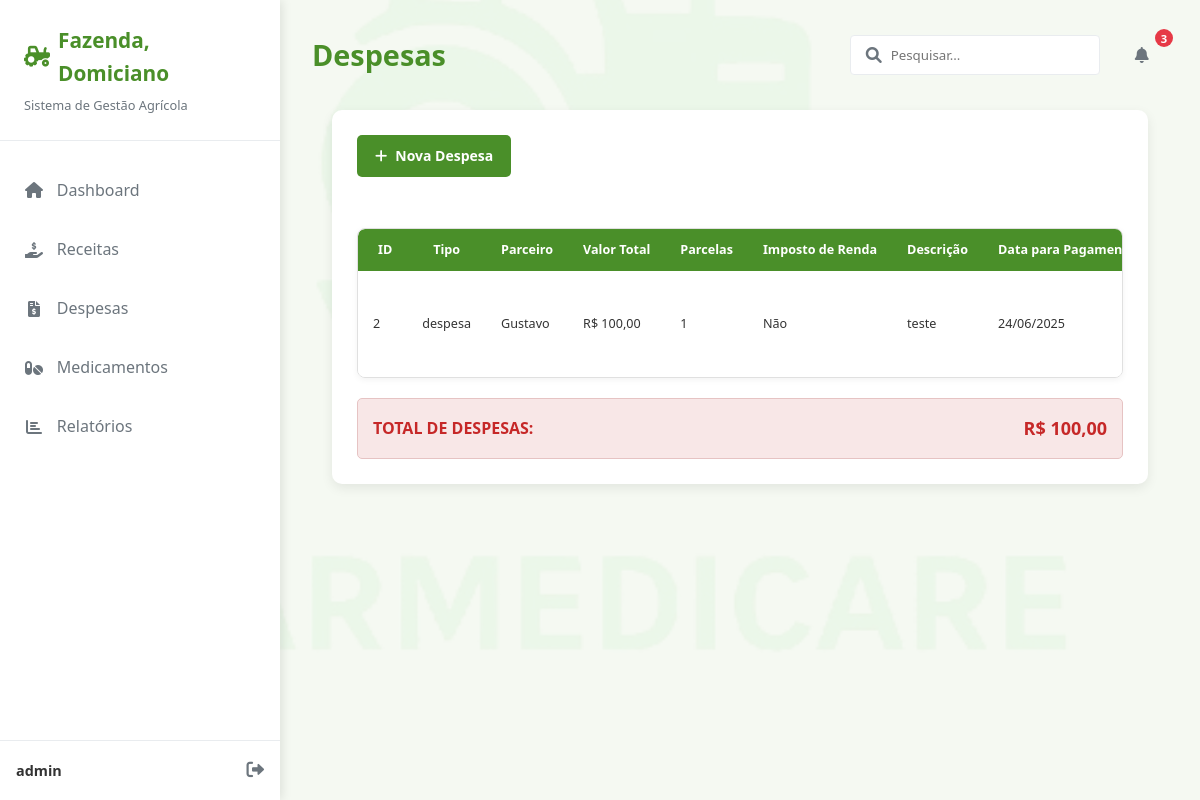
Before: /pagina_movimentacao/listar/movimentacao/despesa/ (signed in) with the older database file.
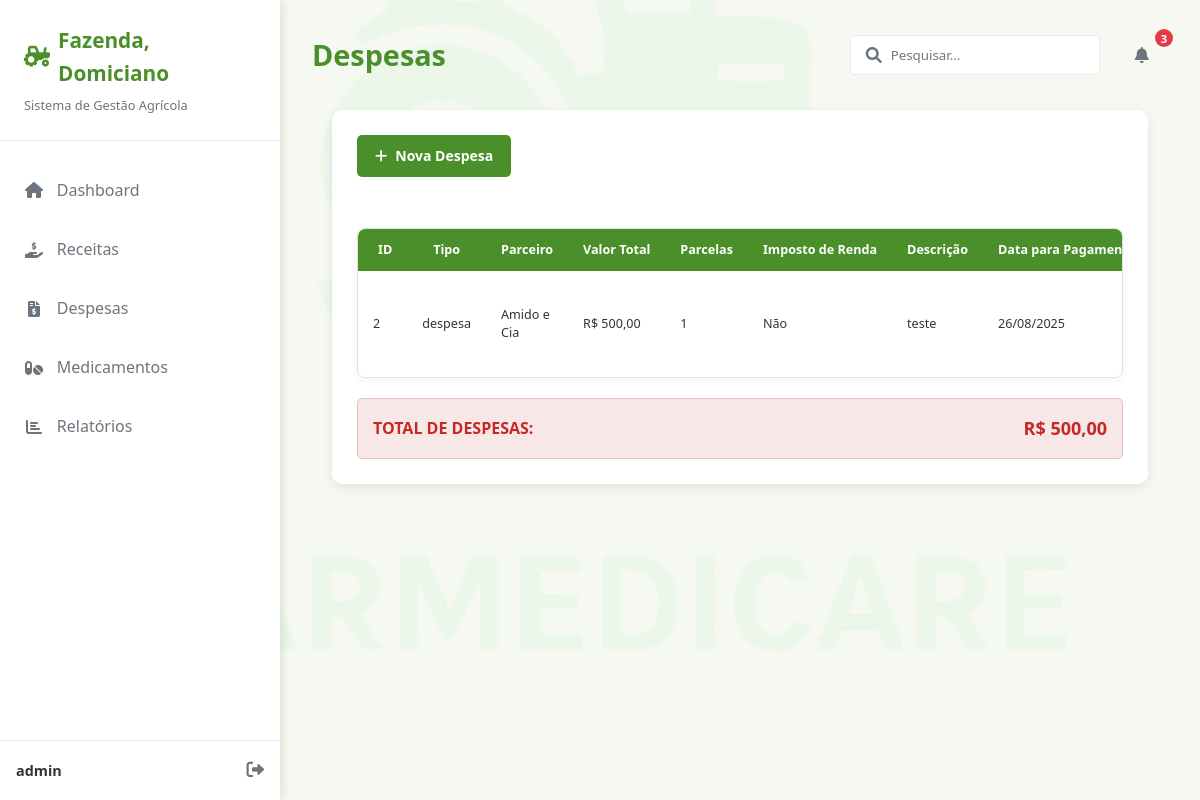
After: the same page with the newer database file.
### movimentacao/models.py (models this page shows, shortened)
class Movimentacao(models.Model):
    tipo = models.CharField(max_length=50, choices=[
        ('receita', 'Receita'),
        ('despesa', 'Despesa'),
    ])
    parceiros = models.ForeignKey(
        Parceiros,
        on_delete=models.CASCADE,
        verbose_name='Empresa Parceira',
    )
    categoria = models.ForeignKey(
        'Categoria',
        on_delete=models.CASCADE,
        verbose_name='Categoria da Movimentação'
    )
    valor_total = models.DecimalField(max_digits=10, decimal_places=2)
    parcelas = models.IntegerField(default=1)
    imposto_renda = models.BooleanField(default=False, verbose_name="Imposto de Renda [Sim/Não]", choices=[
        (True, 'Sim'),
        (False, 'Não'),
    ])
    descricao = models.TextField(blank=True, null=True, verbose_name="Descrição")
    data = models.DateField(verbose_name='Data da Movimentação')
    fazenda = models.ForeignKey(
        Fazenda,
        on_delete=models.CASCADE,
        verbose_name='Fazenda',
    )
    cadastrada_por = models.ForeignKey(User, on_delete=models.PROTECT, verbose_name='Cadastrado Por')
    cadastrado_em = models.DateTimeField(auto_now_add=True, verbose_name='Cadastrado Em')
    class Meta:
        verbose_name_plural = 'Movimentações'
        ordering = ['-cadastrado_em']
        unique_together = ('tipo', 'parceiros', 'data', 'fazenda')

### perfis/models.py (models this page shows)
class Parceiros(models.Model):
    nome = models.CharField(max_length=100, verbose_name='Nome da Empresa Parceira')
    telefone = models.CharField(max_length=15, blank=True, null=True, verbose_name='Telefone')
    if_adicionais = models.TextField(blank=True, null=True, verbose_name='Informações Adicionais')
    email = models.EmailField(max_length=254, blank=True, null=True, verbose_name='E-mail')
    def __str__(self):
        return f"{self.nome}"
    class Meta:
        verbose_name = 'Parceiro'
        verbose_name_plural = 'Parceiros'
        ordering = ['nome']

### movimentacao/views.py (the view)
# urls.py: path('listar/movimentacao/despesa/', MovimentacaoDespesaListView.as_view(), name='listar_movimentacao_despesa'),
class MovimentacaoDespesaListView(ListView):
    model = Movimentacao
    template_name = "despesa/lista_despesa.html"
    def get_queryset(self):
        return Movimentacao.objects.filter(tipo="despesa").order_by("-data")
    def get_context_data(self, **kwargs):
        context = super().get_context_data(**kwargs)
        total_despesas = 0
        for despesa in context["object_list"]:
            total_despesas += despesa.valor_total
        context["total_despesas"] = total_despesas
        return context
    extra_context = {
        "title": "Lista de Despesas",
        "titulo": "Despesas",
        "subtitulo": "Aqui você pode visualizar todas as despesas registradas.",
        "registros": "Nenhuma despesa encontrada.",
        "btn_cadastrar": "Nova Despesa",
    }

### perfis/models.py (called while the page is built)
    def __str__(self):
        return f"{self.nome} - {self.cidade}"

### movimentacao/templates/despesa/lista_despesa.html (shortened to what this page needs)
{% extends 'modelo.html' %} {% load static %}  {% block conteudo %}
<main class="main-content">
  <header class="content-header">
    <h1>{{titulo}}</h1>
    <div class="header-actions">
      <div class="search-box">
        <input type="text" placeholder="Pesquisar..." />
        <i class="fas fa-search"></i>
      </div>
      <button class="btn btn-notification">
        <i class="fas fa-bell"></i>
        <span class="badge">3</span>
      </button>
    </div>
  </header>
  {% endblock %} {% block cards %} {% endblock %} {% block graficos %}
  <div class="modelo-lista-container">
    <div class="lista-header">
      <div class="search-and-actions">
        <a href="{% url 'cadastrar_movimentacao' %}" class="btn btn-primary">
          <i class="fas fa-plus"></i> {{btn_cadastrar}}
        </a>
      </div>
    </div>
    <br />
    <div class="table-container">
      <table class="modelo-table">
        <thead>
          <tr>
            <th>ID</th>
            <th>Tipo</th>
            <th>Parceiro</th>
            <th>Valor Total</th>
            <th>Parcelas</th>
            <th>Imposto de Renda</th>
            <th>Descrição</th>
            <th>Data para Pagamento</th>
          </tr>
        </thead>
        <tbody>
          {% for despesa in object_list %}
          <tr>
            <td>{{ despesa.pk }}</td>
            <td>{{ despesa.tipo }}</td>
            <td>{{ despesa.parceiros }}</td>
            <td>R$ {{ despesa.valor_total|floatformat:2 }}</td>
            <td>{{ despesa.parcelas }}</td>
            <td>
              {% if despesa.imposto_renda %} Sim {% else %} Não {% endif %}
            </td>
            <td>{{ despesa.descricao }}</td>
            <td>{{ despesa.data|date:"d/m/Y" }}</td>
          </tr>
          {% empty %}
          <tr>
            <td colspan="12">{{registros}}</td>
          </tr>
          {% endfor %}
        </tbody>
      </table>
    </div>
    {% if object_list %}
    <div
      class="totais-container"
      style="
        margin-top: 20px;
        padding: 15px;
        background-color: #f8e7e7;
        border-radius: 5px;
        border: 1px solid #e6c3c3;
      "
    >
      <div
        style="
          display: flex;
          justify-content: space-between;
          align-items: center;
        "
      >
        <div style="font-weight: bold; font-size: 16px; color: #c62828">
          TOTAL DE DESPESAS:
        </div>
        <div style="font-weight: bold; font-size: 18px; color: #c62828">
          R$ {{ total_despesas|floatformat:2 }}
        </div>
      </div>
    </div>
    {% endif %}
  </div>
  {% endblock %} {% block ultimos_registros %} {% endblock %}

Changed rows visible on the page:
changed Movimentacao "despesa": parceiros "Gustavo" → "Amido e Cia"; valor_total "100,00" → "500,00"; data "24/06/2025" → "26/08/2025"
Other visible differences:
{{ total_despesas|floatformat:2 }}: "100,00" → "500,00"
